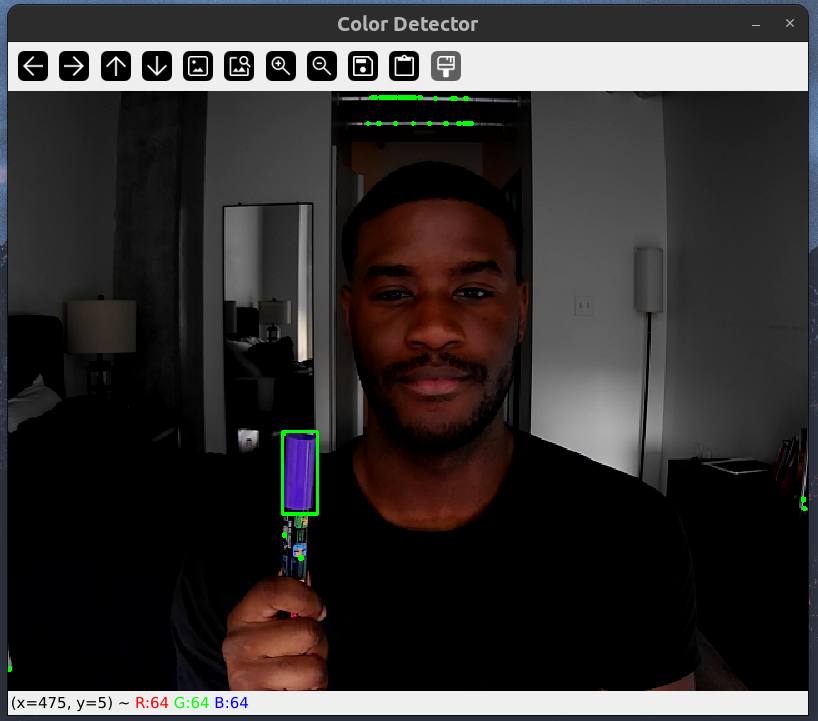
#> input picture Projects/ColorDetection/data/pass.png, 818 x 721 px, given in place of the camera
$ python main.py
#> lines starting #> are read from the running program, lines starting #| are printed output that depends on the picture; after the words box and inside, x2 and y2 are one past the last pixel; in counts of white or black regions, pixels touching at a corner belong together
### Projects/ColorDetection/util.py
import numpy as np
import cv2


def get_limits(color):
    c = np.uint8([[color]])  # BGR values
    hsvC = cv2.cvtColor(c, cv2.COLOR_BGR2HSV)

    hue = hsvC[0][0][0]  # Get the hue value

    # Handle red hue wrap-around
    if hue >= 170:    # Modified upper threshold
        lowerLimit = np.array([hue - 15, 100, 100], dtype=np.uint8)  # Increased tolerance
        upperLimit = np.array([180, 255, 255], dtype=np.uint8)
    elif hue <= 10:    # Modified lower threshold
        lowerLimit = np.array([0, 100, 100], dtype=np.uint8)
        upperLimit = np.array([hue + 15, 255, 255], dtype=np.uint8)  # Increased tolerance
    else:
        lowerLimit = np.array([120, 50, 50], dtype=np.uint8)
        upperLimit = np.array([160, 255, 255], dtype=np.uint8)

    return lowerLimit, upperLimit

### Projects/ColorDetection/main.py
import cv2
import numpy as np
from util import get_limits

cap = cv2.VideoCapture(2)

# BGR color values
orange = [0, 128, 255]
yellow = [0,0,0]
purple = [140,0,128]

while True:
    ret, frame = cap.read()
#> frame is the input picture: shape (721, 818, 3); mean B, G, R 47.3, 47.6, 50.9
    if not ret:
        print('error accessing camera')
        quit

    hsvImage = cv2.cvtColor(frame, cv2.COLOR_BGR2HSV)
#> hsvImage: shape (721, 818, 3); mean H, S, V 10.3, 37.8, 53.1

    lower_limit, upper_limit = get_limits(purple)

    mask = cv2.inRange(hsvImage, lower_limit, upper_limit)
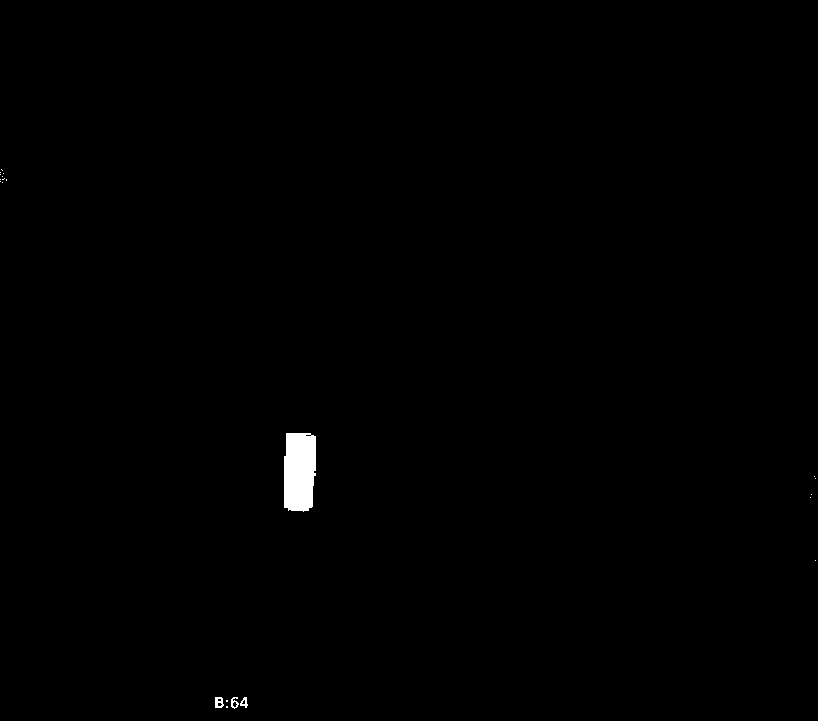
#> mask: shape (721, 818); 0.42% white; 21 white regions (17 under 20 px)

    print("Number of white pixels in mask:", cv2.countNonZero(mask))
#| Number of white pixels in mask: 2504
    # if cv2.countNonZero(mask) > 0:
    #     x, y = np.where(mask == 255)[1][0], np.where(mask == 255)[0][0]  # Find one white pixel
    #     print("HSV values at a orange pixel:", hsvImage[y, x])

    # Countours
    contours, _ = cv2.findContours(mask, cv2.RETR_EXTERNAL, cv2.CHAIN_APPROX_SIMPLE)
#> contours = 21 contours, 17 with area under 20; largest, box (x1, y1, x2, y2) and area: (284, 433, 316, 512) 2207, (215, 697, 224, 708) 71, (231, 697, 239, 709) 46, (240, 697, 248, 708) 40

    for contour in contours:
        x, y, w, h = cv2.boundingRect(contour)
        cv2.rectangle(frame, (x,y,),(x+w,y+h),(0,255,0),2)
#> this loop made 21 passes
#> (x, y, w, h) on passes 3, 4, 5, 6, 7, 8, 9, 10, 11, 12, 13, 15: (240, 697, 8, 11), (231, 697, 8, 12), (215, 697, 9, 11), (815, 560, 1, 1), (810, 497, 1, 1), (811, 494, 1, 1), (815, 478, 1, 1), (814, 476, 1, 1), (284, 433, 32, 79), (2, 182, 1, 1), (0, 181, 1, 1), (0, 179, 1, 1)
#> (contour, x, y, w, h) on passes 1, 2, 14, 16, 21: ([[226, 706], [226, 707], [227, 707], [227, 706]], 226, 706, 2, 2), ([[226, 700], [226, 701], [227, 701], [227, 700]], 226, 700, 2, 2), ([[6, 179], [6, 180]], 6, 179, 1, 2), ([[4, 178], [3, 179], [2, 179], [3, 179]], 2, 178, 3, 2), ([[1, 169], [2, 170]], 1, 169, 2, 2)
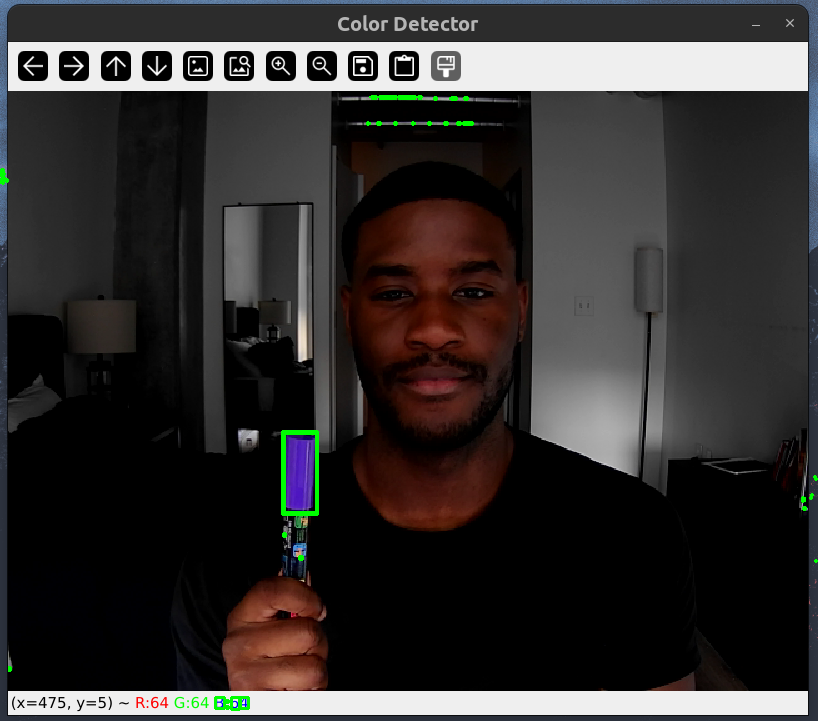
#> frame: shape (721, 818, 3); 0.14% of pixels changed, all inside (x1, y1, x2, y2) = (0, 168, 818, 711)

    cv2.imshow('Color Detector', cv2.flip(frame,2)) # display with flipped POV
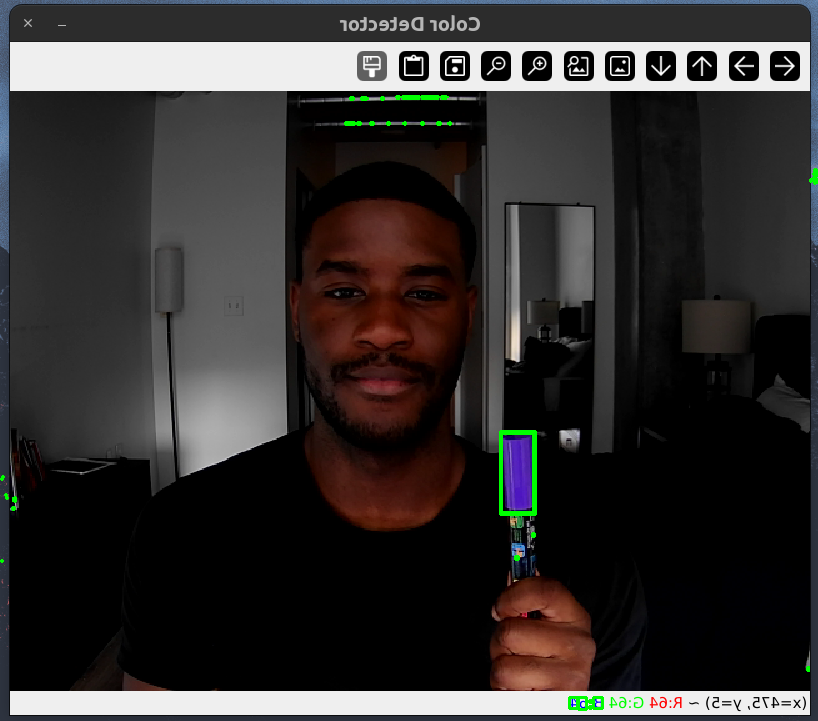
#> window 'Color Detector': shape (721, 818, 3); mean B, G, R 47, 47.8, 50.7
    if cv2.waitKey(1) & 0xFF == ord('q'):
#> (key q is pressed here)
        break

cap.release()
cv2.destroyAllWindows()
